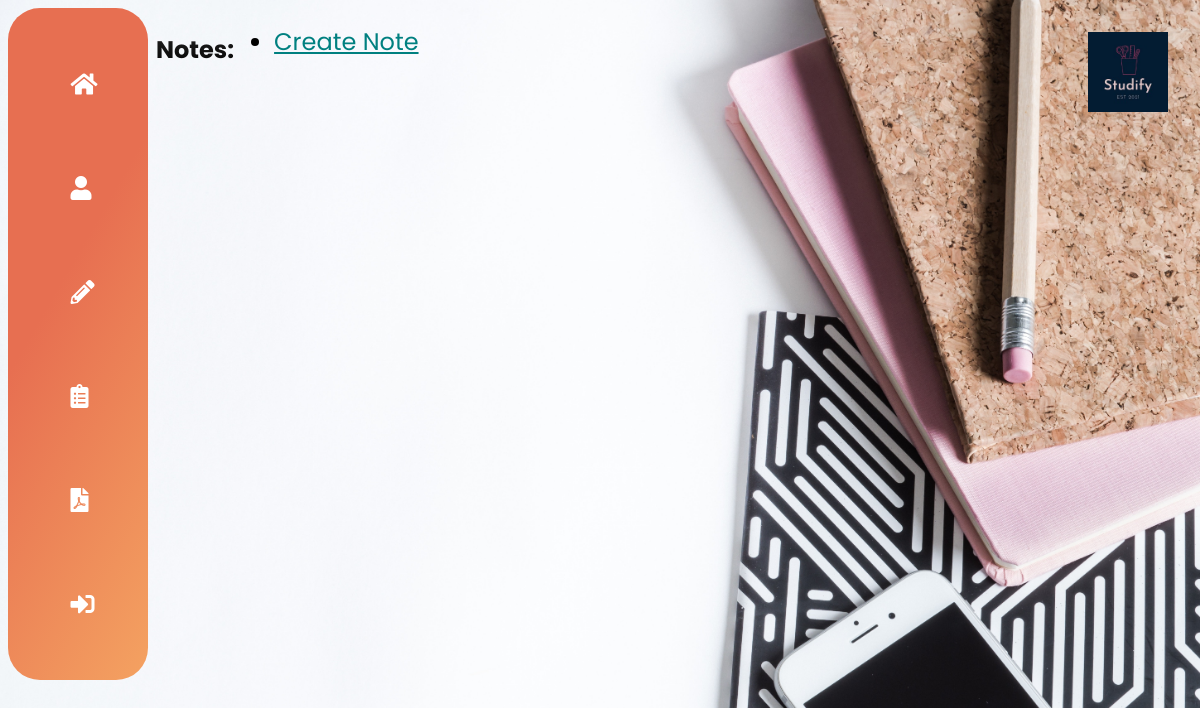
Page /notes/ (signed in) on the earlier database version.
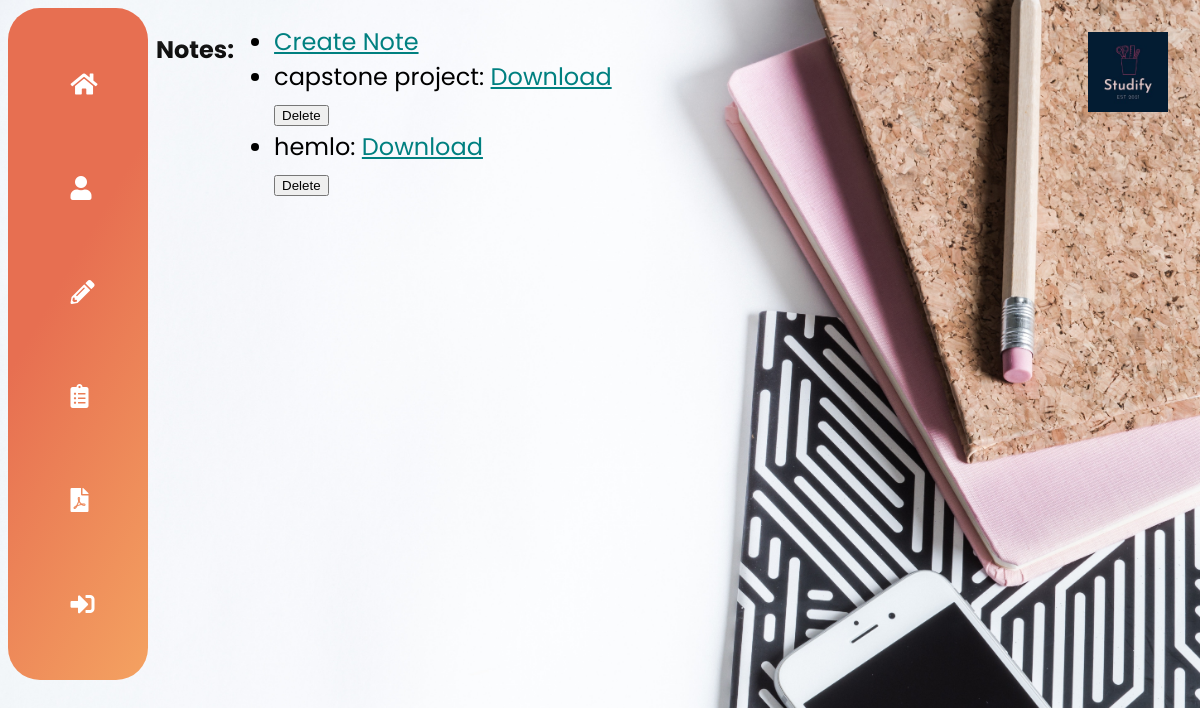
Same page on the later database version.
### notes/models.py (models this page shows, shortened)
class Note(models.Model):
    user = models.ForeignKey(User, on_delete=models.CASCADE,related_name="usernotes")
    title = models.CharField(max_length=512)
    pdf = models.FileField(upload_to="pdf")

### notes/views.py (the view)
# urls.py: path('', views.viewnote, name="viewnote"),
def viewnote(request):
    return render(request, 'notes/viewnotes.html', {'notes': Note.objects.all()})

### notes/templates/notes/viewnotes.html (shortened to what this page needs)
{% extends "main/base.html" %}
{% load static %}
{% block container %}
<link rel="stylesheet" href="{% static 'css/viewnotes.css' %}">
<h4>Notes: </h4>
<br>
<ul>
    <li><a href="{% url 'createnote' %}" class="notes">Create Note</a></li>
{% for note in user.usernotes.all %}
<li>{{note.title}}: <a href="{{note.pdf.url}}" class="notes" download>Download</a>
<form action="{% url 'deletenote' note.id %}" method="POST">
<button class="btn-delete" type="submit">Delete</button>
</form>
</li>
{% endfor %}
</ul>
{% endblock %}

Differences in the rows shown:
added Note: title "capstone project"
added Note: title "hemlo"
